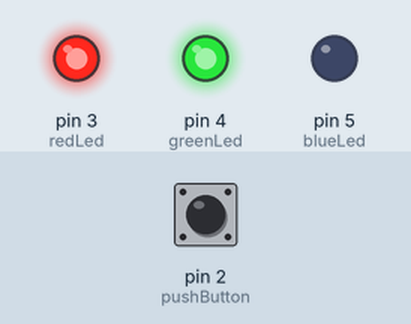
A sketch run on a simulated Arduino Uno, built with avr-gcc and run on an emulated ATmega328P. Shown: output pins drawn as LEDs (lit = HIGH). The test bench sets the inputs (shaded band); at power-on: pin 2 (pushButton) HIGH.

Above: at 1.3 s.
1.4 s: pin 2 (pushButton) pulled LOW for 0.3 s
At 1.62 s:
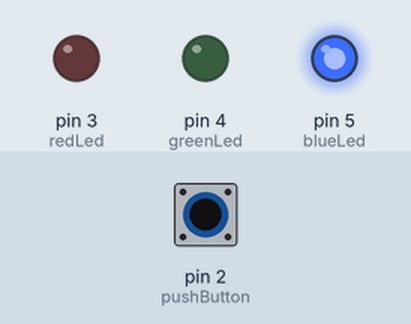
3.2 s: pin 2 (pushButton) pulled LOW for 3.2 s
At 7.9 s:
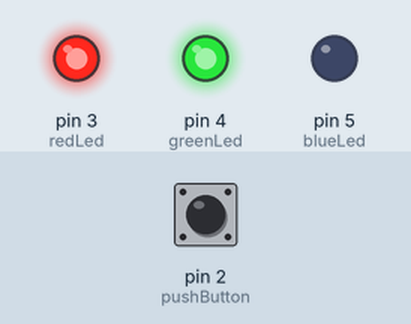
Timing chart, 0 to 9.4 s (numbered marks = the images above; inputs shaded):
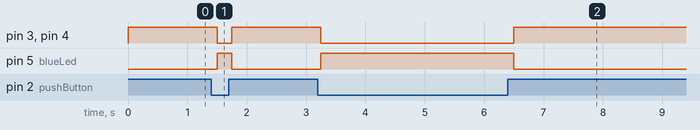

Measured:
- after the input at 1.4 s, pin 3 (redLed), pin 4 (greenLed): HIGH → LOW after 0.10 s, → HIGH 0.25 s later; pin 5 (blueLed): LOW → HIGH after 0.10 s, → LOW 0.25 s later
- after the input at 3.2 s, pin 3 (redLed), pin 4 (greenLed): HIGH → LOW after 0.05 s, → HIGH 3.3 s later; pin 5 (blueLed): LOW → HIGH after 0.05 s, → LOW 3.3 s later

The sketch:

SpaceshipInterface.ino
```cpp
// Spaceship Interface //

// Digital pin 2 has a push-button connected to it:

int pushButton = 2;

// Digital pins 3, 4 and 5 have LEDs connected to them:

int redLed = 3;
int greenLed = 4;
int blueLed = 5;

// Delcare a variable to stablish the push-button state:

int pushButtonState = 0;

// Set on the specified pin whether it should behave as an input or an output:

void setup() {

 Serial.begin(9600); // Initialize serial communication at 9600 bits per second
 pinMode(pushButton, INPUT); // Make the push-button's pin an input
 pinMode(redLed, OUTPUT); // Make the red LED's pin an output
 pinMode(greenLed, OUTPUT); // Make the green LED's pin an output
 pinMode(blueLed, OUTPUT); // Make the blue LED's pin an output

}

// The loop routine that runs on and on:

void loop() {

  // Check the voltage level of the digital input on pin 2 and store the value in the pushButtonState variable:

  pushButtonState = digitalRead(pushButton);

  // Set action instructions if push-button is not pressed

  if(pushButtonState == LOW) {

    digitalWrite(blueLed, HIGH); // Blue LED will be on
    digitalWrite(redLed, LOW); // The red LED will be off
    digitalWrite(greenLed, LOW); // The green LED will be off

  }

  // Set action instructions if push-button is pressed

  else {

    digitalWrite(blueLed, LOW); // Blue LED will be off
    digitalWrite(redLed, HIGH); // The red LED will be on
    digitalWrite(greenLed, HIGH); // The green LED will be on

  }

  delay(250);
}
```
